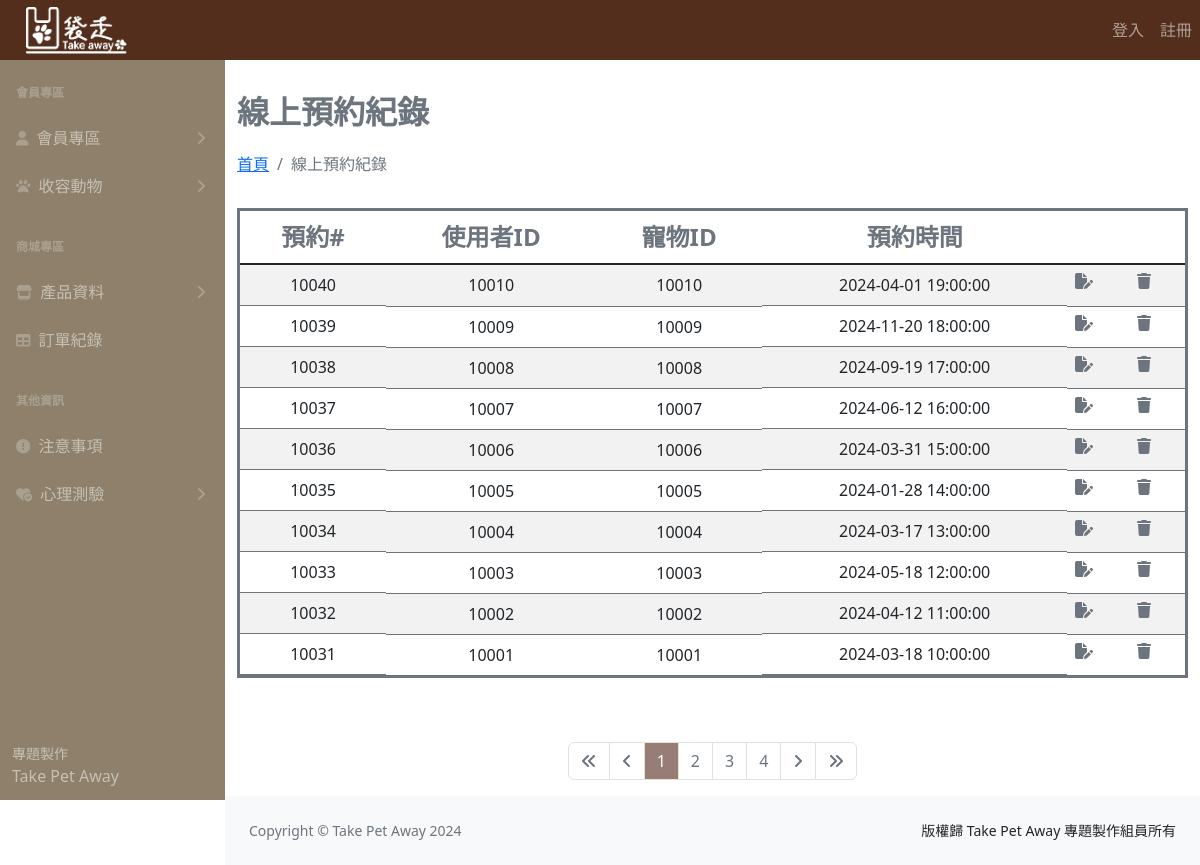
Before: /reserveList.php with the older database file.
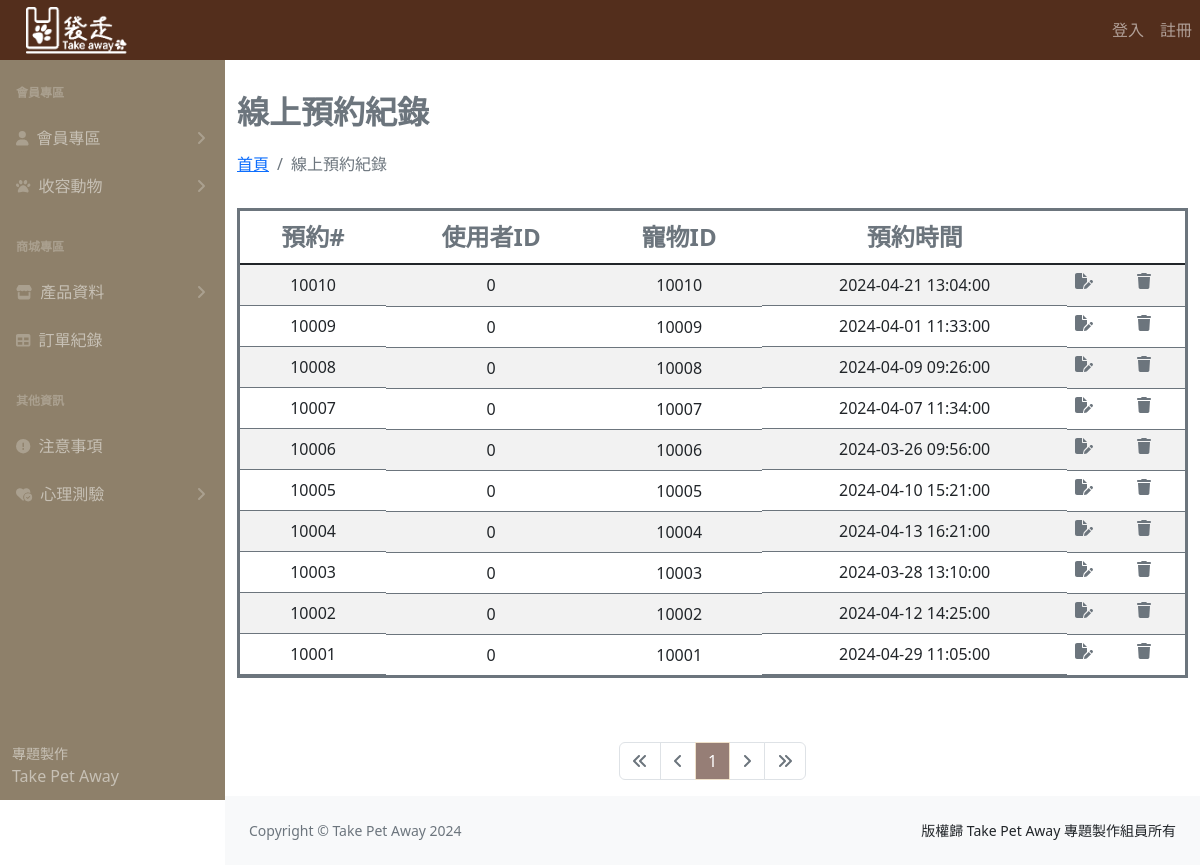
After: the same page with the newer database file.
### tables this page shows
CREATE TABLE `reserve_system` (
  `reservation_id` int(11) NOT NULL,
  `pet_id` int(11) NOT NULL,
  `user_id` int(11) NOT NULL,
  `time` datetime NOT NULL
);

### reserveList.php (the view, shortened to what this page needs)
<?php
require __DIR__ . '/parts/pdo-connect.php';
$page = isset($_GET['page']) ? intval($_GET['page']) : 1;
$perPage = 10;
$t_sql = "SELECT COUNT(1) FROM reserve_system";
$t_stmt = $pdo->query($t_sql);
$totalRows = $t_stmt->fetch(PDO::FETCH_NUM)[0];
$totalPages = ceil($totalRows / $perPage);
$rows = [];
if ($totalRows > 0) {
  $sql = sprintf("SELECT * FROM reserve_system ORDER BY reservation_id  DESC LIMIT %s, %s", ($page - 1) * $perPage, $perPage);
  $rows = $pdo->query($sql)->fetchAll();
}
?>
<?php include __DIR__ . '/parts/1_head.php' ?>
<?php include __DIR__ . '/parts/2_nav.php' ?>
<?php include __DIR__ . '/parts/3_side_nav.php' ?>
<div class="container">
  <div class="row ">
    <h1 class="mt-4 fw-bold lh-lg text-secondary fs-2">線上預約紀錄</h1>
    <ol class="breadcrumb mb-4">
      <li class="breadcrumb-item"><a href="index_.php">首頁</a></li>
      <li class="breadcrumb-item active">線上預約紀錄</li>
    </ol>
    <div class="col table-striped table-hover ">
      <table class="table table-striped table-hover mt-2 border border-3 border-secondary">
        <thead>
          <tr class="text-center text-secondary fs-4">
            <th>預約#</th>
            <th>使用者ID</th>
            <th>寵物ID</th>
            <th>預約時間</th>
            <th><i></i></th>
            <th><i></i></th>
          </tr>
        </thead>
        <tbody class="table-group-divider">
          <?php foreach ($rows as $r) : ?>
            <tr class="text-center">
              <td class="d-flex justify-content-center"><?= $r['reservation_id'] ?></td>
              <td><?= $r['user_id'] ?></td>
              <td><?= $r['pet_id'] ?></td>
              <td class="d-flex justify-content-center"><?= $r['time'] ?></td>
              <td>
                <a href="reserveEdit.php?sid=<?= $r['reservation_id'] ?>" class="color-primary">
                  <i class="fa-solid fa-file-pen text-secondary d-flex justify-content-center  "></i>
              <td>
                <a href="javascript: deleteOne(<?= $r['reservation_id'] ?>)" class="color-primary">
                  <i class="fa-solid fa-trash text-secondary d-flex justify-content-center"></i>
                </a>
              </td>
              </a>
              </td>
            </tr>
          <?php endforeach ?>
        </tbody>
      </table>
    </div>
  </div>
  <div class="row mt-5">
    <div class="col d-flex justify-content-center">
      <nav aria-label="Page navigation example center ">
        <ul class="pagination ">
          <li class="page-item <?= $page == 1 ? 'disabled' : '' ?>">
            <a class="page-link" href="?page=1">
              <i class="fa-solid fa-angles-left"></i>
            </a>
          </li>
          <li class="page-item <?= $page == 1 ? 'disabled' : '' ?>">
            <a class="page-link" href="?page=<?= $page - 1 ?>">
              <i class="fa-solid fa-angle-left"></i>
            </a>
          </li>
          <?php for ($i = $page - 5; $i <= $page + 5; $i++) : ?>
            <?php if ($i >= 1 and $i <= $totalPages) : ?>
              <li class="page-item <?= $i != $page ?: 'active' ?>">
                <a class="page-link" href="?page=<?= $i ?>"><?= $i ?></a>
              </li>
            <?php endif ?>
          <?php endfor ?>
          <li class="page-item <?= $page == $totalPages ? 'disabled' : '' ?>">
            <a class="page-link" href="?page=<?= $page + 1 ?>">
              <i class="fa-solid fa-angle-right"></i>
            </a>
          </li>
          <li class="page-item <?= $page == $totalPages ? 'disabled' : '' ?>">
            <a class="page-link" href="?page=<?= $totalPages ?>">
              <i class="fa-solid fa-angles-right"></i>
            </a>
          </li>
        </ul>
      </nav>
    </div>
  </div>
</div>
<?php include __DIR__ . '/parts/4_footer.php' ?>
<?php include __DIR__ . '/parts/6_foot.php' ?>

Changed rows visible on the page:
removed reserve_system: reservation_id "10040", user "10010", pet "10010", time "2024-04-01 19:00:00"
removed reserve_system: reservation_id "10039", user "10009", pet "10009", time "2024-11-20 18:00:00"
removed reserve_system: reservation_id "10038", user "10008", pet "10008", time "2024-09-19 17:00:00"
removed reserve_system: reservation_id "10037", user "10007", pet "10007", time "2024-06-12 16:00:00"
removed reserve_system: reservation_id "10036", user "10006", pet "10006", time "2024-03-31 15:00:00"
removed reserve_system: reservation_id "10035", user "10005", pet "10005", time "2024-01-28 14:00:00"
removed reserve_system: reservation_id "10034", user "10004", pet "10004", time "2024-03-17 13:00:00"
removed reserve_system: reservation_id "10033", user "10003", pet "10003", time "2024-05-18 12:00:00"
removed reserve_system: reservation_id "10032", user "10002", pet "10002", time "2024-04-12 11:00:00"
removed reserve_system: reservation_id "10031", user "10001", pet "10001", time "2024-03-18 10:00:00"
now on this page (row edited): reserve_system: reservation_id "10010", user "0", pet "10010", time "2024-04-21 13:04:00"
now on this page (row edited): reserve_system: reservation_id "10009", user "0", pet "10009", time "2024-04-01 11:33:00"
now on this page (row edited): reserve_system: reservation_id "10008", user "0", pet "10008", time "2024-04-09 09:26:00"
now on this page (row edited): reserve_system: reservation_id "10007", user "0", pet "10007", time "2024-04-07 11:34:00"
now on this page (row edited): reserve_system: reservation_id "10006", user "0", pet "10006", time "2024-03-26 09:56:00"
now on this page (row edited): reserve_system: reservation_id "10005", user "0", pet "10005", time "2024-04-10 15:21:00"
now on this page (row edited): reserve_system: reservation_id "10004", user "0", pet "10004", time "2024-04-13 16:21:00"
now on this page (row edited): reserve_system: reservation_id "10003", user "0", pet "10003", time "2024-03-28 13:10:00"
now on this page (row edited): reserve_system: reservation_id "10002", user "0", pet "10002", time "2024-04-12 14:25:00"
now on this page (row edited): reserve_system: reservation_id "10001", user "0", pet "10001", time "2024-04-29 11:05:00"
Other visible differences:
list line gone: "2"
list line gone: "3"
list line gone: "4"
